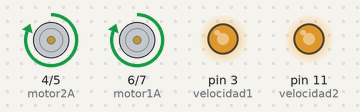
The sketch below on a simulated Arduino Uno, built with avr-gcc and run on an emulated ATmega328P. Parts: motor-driver pin pairs drawn as motors (green arrow = first pin HIGH = forward, orange = second pin HIGH = backward, longer = more drive), output pins drawn as LEDs (lit = HIGH).

Above: at 0.05 s.
At 1.05 s:
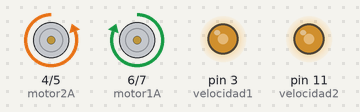
At 2.0 s:
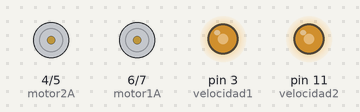
Timing chart, 0 to 4.6 s (numbered marks = the images above):
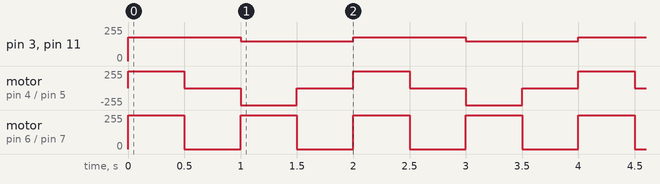

Measured:
- by itself, pin 3 (velocidad1), pin 11 (velocidad2): alternates 180/255 for 1.0 s and 150/255 for 1.0 s
- by itself, motor on pin 6 (motor1A) / pin 7 (motor1B): alternates forward 255/255 for 0.50 s and stopped for 0.50 s
- by itself, motor on pin 4 (motor2A) / pin 5 (motor2B): repeats every 2.0 s: stopped 0.50 s, backward 255/255 0.50 s, stopped 0.50 s, forward 255/255 0.50 s

The sketch:

6_avanze_bot.ino
```cpp
int motor1A=6;
int motor1B=7;
int velocidad1=3;

int motor2A=4;
int motor2B=5;
int velocidad2=11;


void setup() {
  pinMode(motor1A,OUTPUT);
  pinMode(motor1B,OUTPUT);
  pinMode(velocidad1,OUTPUT);
  pinMode(motor2A,OUTPUT);
  pinMode(motor2B,OUTPUT);
  pinMode(velocidad2,OUTPUT);


}

void loop() {
  frente();
  paro();
  giro_90();
  paro();


}


void frente(){

  digitalWrite(motor1A,HIGH);
  digitalWrite(motor1B,LOW);
  analogWrite(velocidad1,180);
  digitalWrite(motor2A,HIGH);
  digitalWrite(motor2B,LOW);
  analogWrite(velocidad2,180);
  delay(500);

}

void paro(){

  digitalWrite(motor1A,LOW);
  digitalWrite(motor1B,LOW);
  digitalWrite(motor2A,LOW);
  digitalWrite(motor2B,LOW);
  delay(500);

}

void giro_90(){

  digitalWrite(motor1A,HIGH);
  digitalWrite(motor1B,LOW);
  analogWrite(velocidad1,150);
  digitalWrite(motor2A,LOW);
  digitalWrite(motor2B,HIGH);
  analogWrite(velocidad2,150);
  delay(500);

}
```
